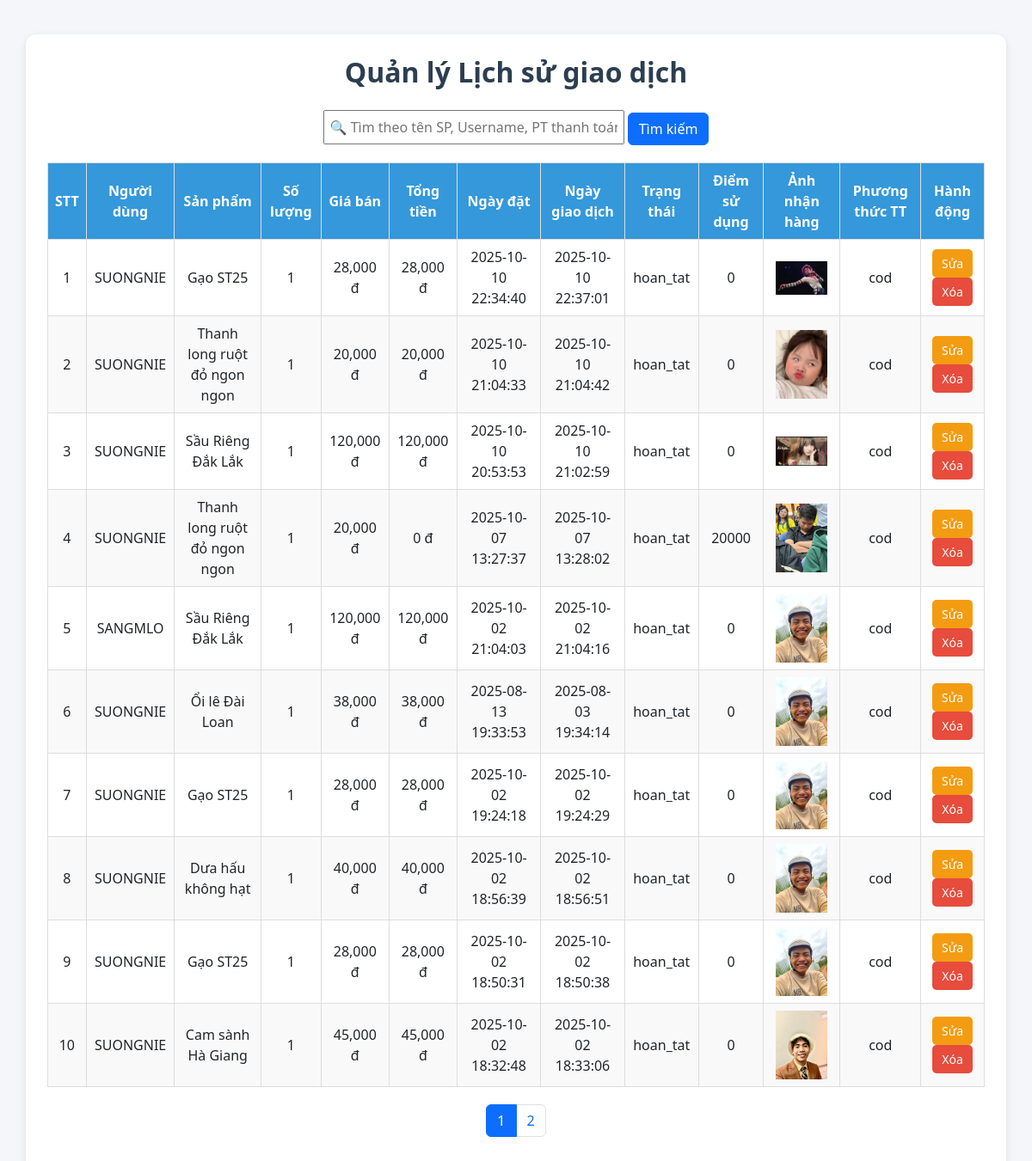
/admin/quanly_lichsugiaodich/lichsugiaodich.php, run on the app's committed database.
### tables this page shows
CREATE TABLE `lichsugiaodich` (
  `id` int(11) NOT NULL,
  `id_donhang` int(11) NOT NULL,
  `id_nguoidung` int(11) NOT NULL,
  `id_sanpham` int(11) NOT NULL,
  `tensanpham` varchar(255) NOT NULL,
  `hinhanh` varchar(255) DEFAULT NULL,
  `loai_sanpham` varchar(255) DEFAULT NULL,
  `thuonghieu` varchar(255) DEFAULT NULL,
  `soluong` int(11) NOT NULL,
  `giaban` decimal(15,0) NOT NULL,
  `tongtien` decimal(15,0) NOT NULL,
  `ngaygiaodich` datetime DEFAULT current_timestamp(),
  `trangthai` enum('dang_cho','dang_giao','hoan_tat') NOT NULL DEFAULT 'dang_cho',
  `ngaydat` datetime DEFAULT NULL,
  `diem_sudung` int(11) NOT NULL,
  `anh_nhanhang` varchar(255) DEFAULT NULL,
  `phuongthucthanhtoan` varchar(50) NOT NULL DEFAULT 'cod'
);

CREATE TABLE `taikhoan` (
  `id` int(11) NOT NULL,
  `username` varchar(50) NOT NULL,
  `email` varchar(100) NOT NULL,
  `diachi` varchar(255) NOT NULL,
  `password` varchar(255) NOT NULL,
  `phone` varchar(15) DEFAULT NULL,
  `created_at` timestamp NOT NULL DEFAULT current_timestamp(),
  `role` enum('admin','user') NOT NULL DEFAULT 'user',
  `diem` int(11) DEFAULT 0,
  `avatar` varchar(255) NOT NULL
);

CREATE TABLE `sanpham` (
  `id` int(11) NOT NULL,
  `tensp` varchar(255) NOT NULL,
  `gia` decimal(15,0) NOT NULL,
  `giakhuyenmai` decimal(15,2) DEFAULT NULL,
  `giamgia` int(11) DEFAULT NULL,
  `hinhanh` varchar(255) NOT NULL,
  `mota` text DEFAULT NULL,
  `soluong` int(11) DEFAULT 0,
  `id_loai` int(11) DEFAULT NULL,
  `id_thuonghieu` int(11) DEFAULT NULL,
  `likes` int(11) DEFAULT 0,
  `ngaythem` datetime NOT NULL DEFAULT current_timestamp(),
  `trangthai` enum('an','hien') NOT NULL DEFAULT 'hien'
);

### admin/quanly_lichsugiaodich/lichsugiaodich.php (the view, shortened to what this page needs)
<?php
$conn = new mysqli("localhost", "root", "", "banhangonline");
$conn->set_charset("utf8");
$search = isset($_GET['search']) ? trim($_GET['search']) : "";
$where = "";
$limit = 10;
$page = isset($_GET['page']) ? max(1, intval($_GET['page'])) : 1;
$offset = ($page-1) * $limit;
$countSql = "SELECT COUNT(*) as total
             FROM lichsugiaodich ls
             LEFT JOIN taikhoan tk ON ls.id_nguoidung=tk.id
             LEFT JOIN sanpham sp ON ls.id_sanpham=sp.id
             $where";
$totalRow = $conn->query($countSql)->fetch_assoc()['total'];
$totalPage = ceil($totalRow/$limit);
$sql = "SELECT ls.*, tk.username, sp.tensp as ten_sp
        FROM lichsugiaodich ls
        LEFT JOIN taikhoan tk ON ls.id_nguoidung=tk.id
        LEFT JOIN sanpham sp ON ls.id_sanpham=sp.id
        $where
        ORDER BY ls.id DESC LIMIT $limit OFFSET $offset";
$result = $conn->query($sql);
?>
<!DOCTYPE html>
<html lang="vi">
<head>
<link href="https://cdn.jsdelivr.net/npm/bootstrap@5.3.0/dist/css/bootstrap.min.css" rel="stylesheet">
</head>
<body>
<div class="container">
    <h2>Quản lý Lịch sử giao dịch</h2>
    <div class="search-box">
        <form method="get">
            <input type="text" name="search" value="<?= htmlspecialchars($search, ENT_QUOTES) ?>" placeholder="🔍 Tìm theo tên SP, Username, PT thanh toán" style="padding:6px;width:350px;">
            <button type="submit" class="btn btn-primary">Tìm kiếm</button>
        </form>
    </div>
    <table>
        <thead>
            <tr>
                <th>STT</th>
                <th>Người dùng</th>
                <th>Sản phẩm</th>
                <th>Số lượng</th>
                <th>Giá bán</th>
                <th>Tổng tiền</th>
                <th>Ngày đặt</th>
                <th>Ngày giao dịch</th>
                <th>Trạng thái</th>
                <th>Điểm sử dụng</th>
                <th>Ảnh nhận hàng</th>
                <th>Phương thức TT</th>
                <th>Hành động</th>
            </tr>
        </thead>
        <tbody>
        <?php
        if($result->num_rows > 0){
            $stt = $offset+1;
            while($row = $result->fetch_assoc()){
                $anhNhanHang = $row['anh_nhanhang'] ? "<img src='../uploads/".$row['anh_nhanhang']."' width='60'>" : "Chưa có";
                echo "<tr>
                    <td>".$stt++."</td>
                    <td>".htmlspecialchars($row['username'])."</td>
                    <td>".htmlspecialchars($row['ten_sp'])."</td>
                    <td>".$row['soluong']."</td>
                    <td>".number_format($row['giaban'])." đ</td>
                    <td>".number_format($row['tongtien'])." đ</td>
                    <td>".$row['ngaydat']."</td>
                    <td>".$row['ngaygiaodich']."</td>
                    <td>".$row['trangthai']."</td>
                    <td>".$row['diem_sudung']."</td>
                    <td>".$anhNhanHang."</td>
                    <td>".$row['phuongthucthanhtoan']."</td>
                    <td>
                        <a href='#' class='btn btn-edit btn-sm' onclick=\"editRow(
                            '".$row['id']."',
                            '".$row['trangthai']."'
                        )\">Sửa</a>
                        <a href='index.php?admin=lichsugiaodich&delete=".$row['id']."' class='btn btn-delete btn-sm' onclick=\"return confirm('Xóa giao dịch này?')\">Xóa</a>
                    </td>
                </tr>";
            }
        } else {
            echo "<tr><td colspan='13'>Không có dữ liệu</td></tr>";
        }
        ?>
        </tbody>
    </table>
    <nav>
        <ul class="pagination">
            <?php for($i=1; $i<=$totalPage; $i++): ?>
                <li class="page-item <?= ($i==$page)?'active':'' ?>">
                    <a class="page-link" href="index.php?admin=lichsugiaodich&page=<?= $i ?>&search=<?= urlencode($search) ?>"><?= $i ?></a>
                </li>
            <?php endfor; ?>
        </ul>
    </nav>
</div>
</body>
</html>

### admin/quanly_lichsugiaodich/lichsugiaodich.php (style rules this page uses)
body { background:#f4f6f9; font-family:'Segoe UI'; }
.container { margin:40px auto; background:#fff; padding:25px; border-radius:12px; box-shadow:0 3px 10px rgba(0,0,0,0.1); }
h2 { text-align:center; margin-bottom:25px; color:#2c3e50; font-weight:700; }
table { width:100%; border-collapse:collapse; }
table th, table td { border:1px solid #ddd; padding:8px; text-align:center; vertical-align:middle; }
table th { background:#3498db; color:#fff; }
table tr:nth-child(even) { background:#f9f9f9; }
a.btn { padding:5px 10px; border-radius:5px; text-decoration:none; color:#fff; }
a.btn-delete { background:#e74c3c; }
a.btn-edit { background:#f39c12; }
.search-box { text-align:center; margin-bottom:20px; }
.pagination { margin-top:20px; justify-content:center; }

### data on the page
lichsugiaodich: id_nguoidung.username "SUONGNIE", id_sanpham.tensp "Gạo ST25", soluong "1", giaban "28,000", tongtien "28,000", ngaydat "2025-10-10 22:34:40", ngaygiaodich "2025-10-10 22:37:01", trangthai "hoan_tat", diem_sudung "0", anh_nhanhang (picture), phuongthucthanhtoan "cod"
lichsugiaodich: id_nguoidung.username "SUONGNIE", id_sanpham.tensp "Thanh long ruột đỏ ngon ngon", soluong "1", giaban "20,000", tongtien "20,000", ngaydat "2025-10-10 21:04:33", ngaygiaodich "2025-10-10 21:04:42", trangthai "hoan_tat", diem_sudung "0", anh_nhanhang (picture), phuongthucthanhtoan "cod"
lichsugiaodich: id_nguoidung.username "SUONGNIE", id_sanpham.tensp "Sầu Riêng Đắk Lắk", soluong "1", giaban "120,000", tongtien "120,000", ngaydat "2025-10-10 20:53:53", ngaygiaodich "2025-10-10 21:02:59", trangthai "hoan_tat", diem_sudung "0", anh_nhanhang (picture), phuongthucthanhtoan "cod"
lichsugiaodich: id_nguoidung.username "SUONGNIE", id_sanpham.tensp "Thanh long ruột đỏ ngon ngon", soluong "1", giaban "20,000", tongtien "0", ngaydat "2025-10-07 13:27:37", ngaygiaodich "2025-10-07 13:28:02", trangthai "hoan_tat", diem_sudung "20000", anh_nhanhang (picture), phuongthucthanhtoan "cod"
lichsugiaodich: id_nguoidung.username "SANGMLO", id_sanpham.tensp "Sầu Riêng Đắk Lắk", soluong "1", giaban "120,000", tongtien "120,000", ngaydat "2025-10-02 21:04:03", ngaygiaodich "2025-10-02 21:04:16", trangthai "hoan_tat", diem_sudung "0", anh_nhanhang (picture), phuongthucthanhtoan "cod"
lichsugiaodich: id_nguoidung.username "SUONGNIE", id_sanpham.tensp "Ổi lê Đài Loan", soluong "1", giaban "38,000", tongtien "38,000", ngaydat "2025-08-13 19:33:53", ngaygiaodich "2025-08-03 19:34:14", trangthai "hoan_tat", diem_sudung "0", anh_nhanhang (picture), phuongthucthanhtoan "cod"
lichsugiaodich: id_nguoidung.username "SUONGNIE", id_sanpham.tensp "Gạo ST25", soluong "1", giaban "28,000", tongtien "28,000", ngaydat "2025-10-02 19:24:18", ngaygiaodich "2025-10-02 19:24:29", trangthai "hoan_tat", diem_sudung "0", anh_nhanhang (picture), phuongthucthanhtoan "cod"
lichsugiaodich: id_nguoidung.username "SUONGNIE", id_sanpham.tensp "Dưa hấu không hạt", soluong "1", giaban "40,000", tongtien "40,000", ngaydat "2025-10-02 18:56:39", ngaygiaodich "2025-10-02 18:56:51", trangthai "hoan_tat", diem_sudung "0", anh_nhanhang (picture), phuongthucthanhtoan "cod"
lichsugiaodich: id_nguoidung.username "SUONGNIE", id_sanpham.tensp "Gạo ST25", soluong "1", giaban "28,000", tongtien "28,000", ngaydat "2025-10-02 18:50:31", ngaygiaodich "2025-10-02 18:50:38", trangthai "hoan_tat", diem_sudung "0", anh_nhanhang (picture), phuongthucthanhtoan "cod"
lichsugiaodich: id_nguoidung.username "SUONGNIE", id_sanpham.tensp "Cam sành Hà Giang", soluong "1", giaban "45,000", tongtien "45,000", ngaydat "2025-10-02 18:32:48", ngaygiaodich "2025-10-02 18:33:06", trangthai "hoan_tat", diem_sudung "0", anh_nhanhang (picture), phuongthucthanhtoan "cod"
